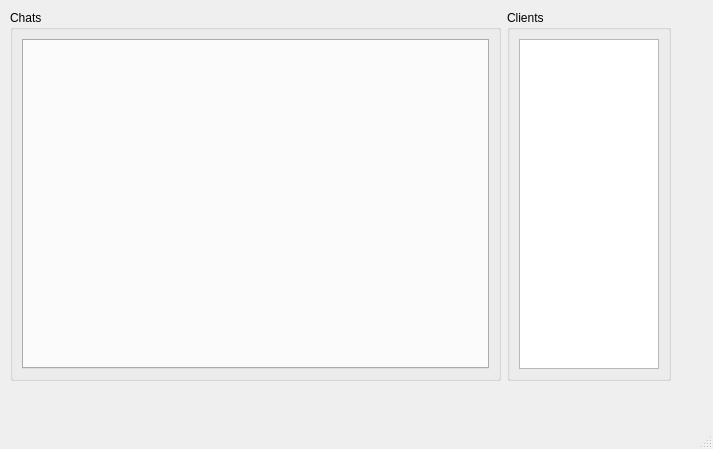
<?xml version="1.0" encoding="UTF-8"?>
<ui version="4.0">
 <class>ServerWindow</class>
 <widget class="QMainWindow" name="ServerWindow">
  <property name="geometry">
   <rect>
    <x>0</x>
    <y>0</y>
    <width>713</width>
    <height>449</height>
   </rect>
  </property>
  <property name="windowTitle">
   <string>Server</string>
  </property>
  <widget class="QWidget" name="centralwidget">
   <widget class="QWidget" name="">
    <property name="geometry">
     <rect>
      <x>10</x>
      <y>10</y>
      <width>661</width>
      <height>371</height>
     </rect>
    </property>
    <layout class="QHBoxLayout" name="horizontalLayout_2" stretch="3,1">
     <item>
      <widget class="QGroupBox" name="groupBox">
       <property name="title">
        <string>Chats</string>
       </property>
       <layout class="QVBoxLayout" name="verticalLayout_2">
        <item>
         <widget class="QTabWidget" name="tabChats"/>
        </item>
       </layout>
      </widget>
     </item>
     <item>
      <widget class="QGroupBox" name="groupBox_2">
       <property name="title">
        <string>Clients</string>
       </property>
       <layout class="QHBoxLayout" name="horizontalLayout">
        <item>
         <layout class="QVBoxLayout" name="verticalLayout">
          <item>
           <widget class="QListWidget" name="listClients"/>
          </item>
         </layout>
        </item>
       </layout>
      </widget>
     </item>
    </layout>
   </widget>
  </widget>
  <widget class="QStatusBar" name="statusbar"/>
 </widget>
 <resources/>
 <connections/>
</ui>
